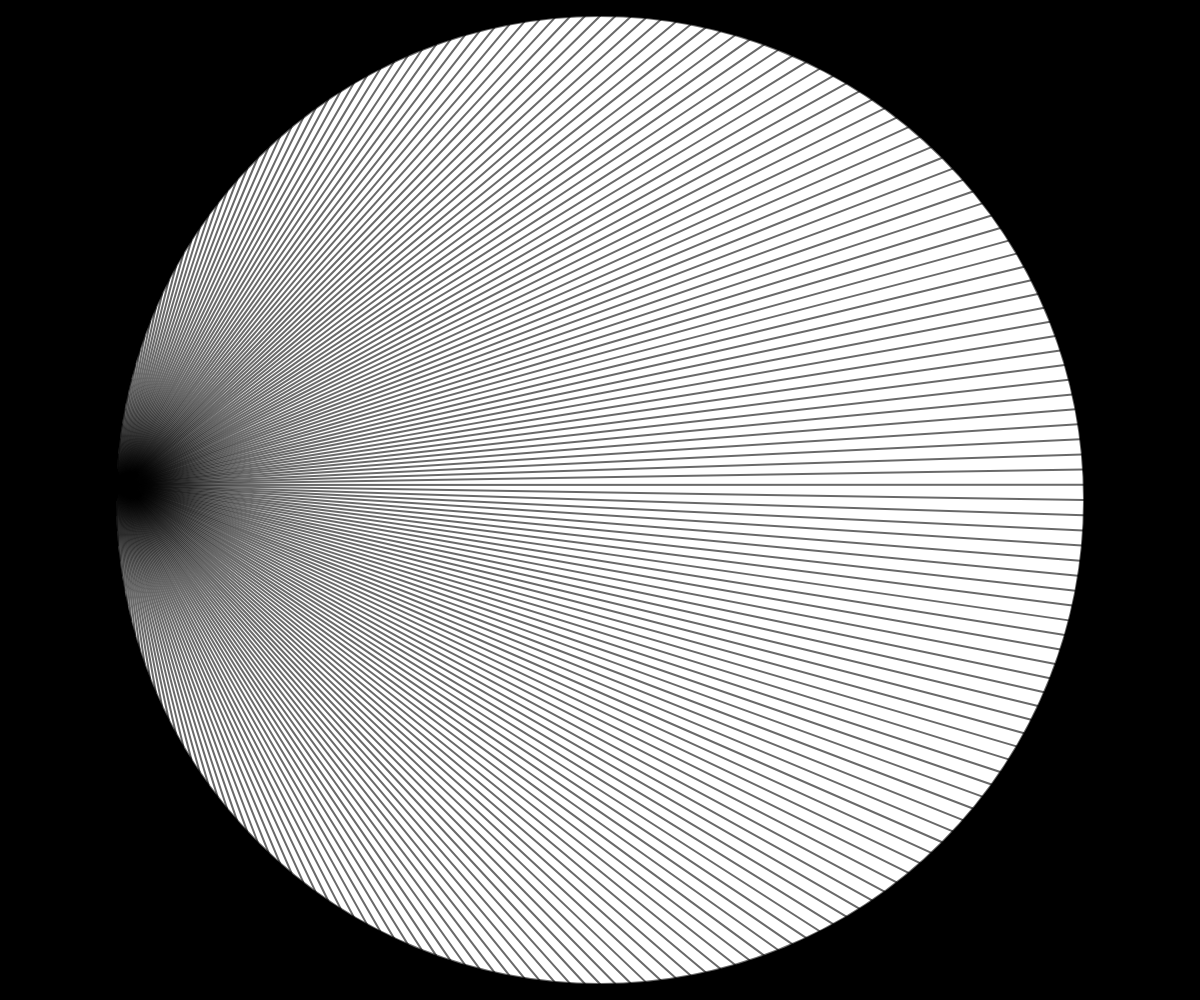
Frame 1 (no input)
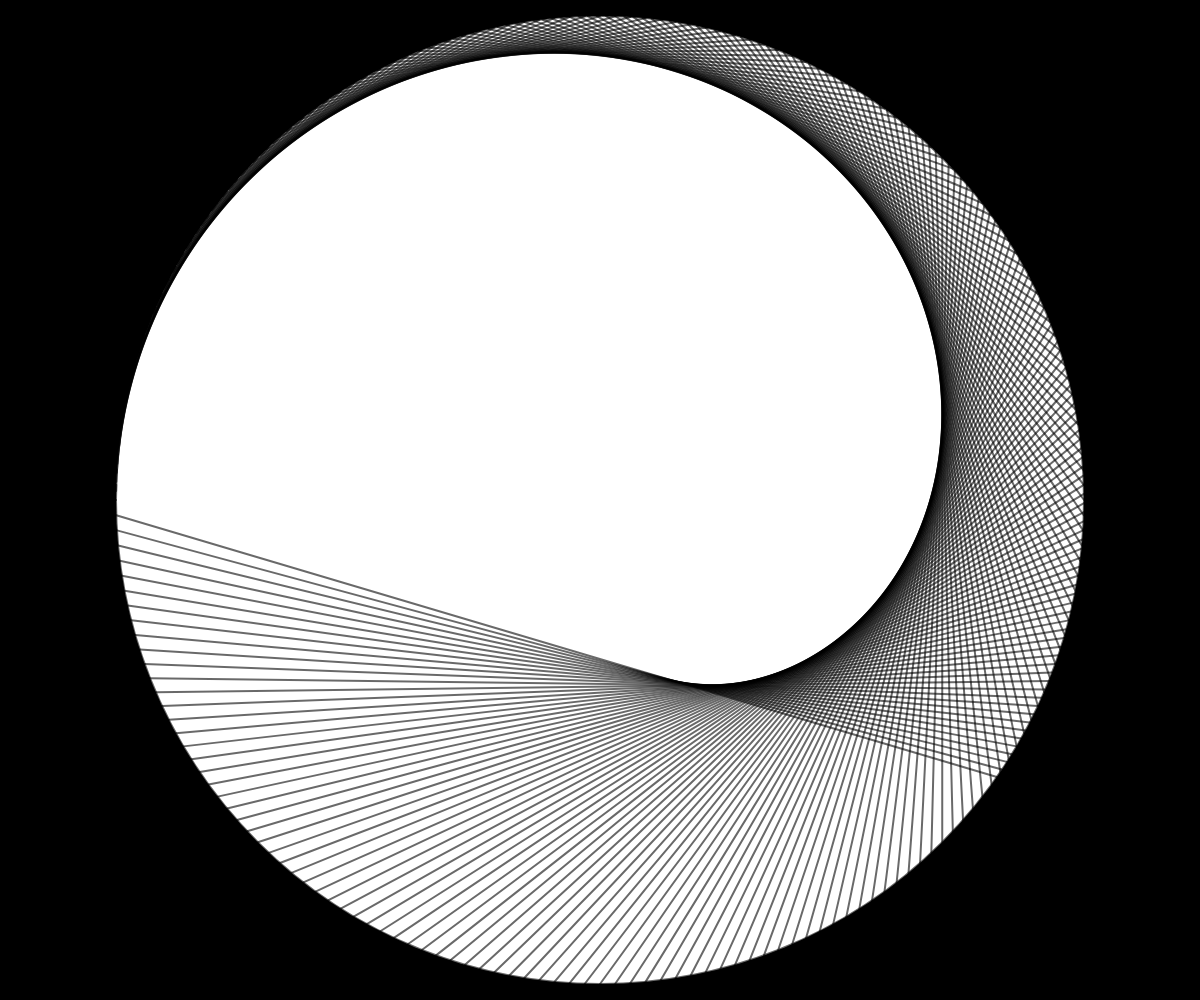
Frame 60 (no input)
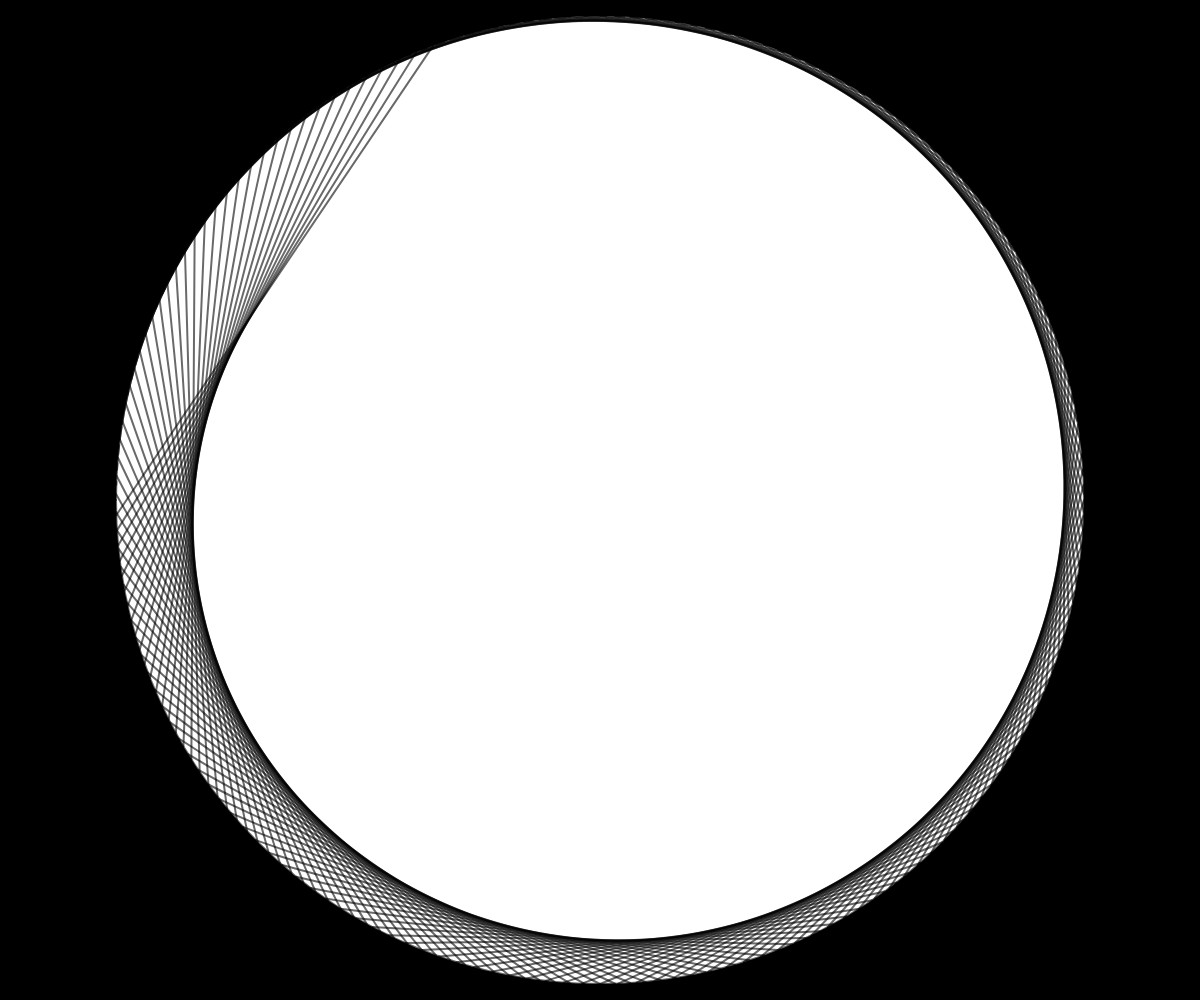
Frame 120 (the mouse pressed at the canvas centre since frame 60)

The p5.js sketch that drew these frames (run headless with seeded random() and noise() and a simulated clock; from frame 60 on, the mouse is pressed at the canvas centre):

// p5.js sketch
// ── sketch.js
let r;
let factor = 0;

function setup() {
  createCanvas(windowWidth, windowHeight);
  r = height/2 - 16;
}

function getVector(index, total) {
  const angle = map(index % total, 0, total, 0, TWO_PI);
  const v = p5.Vector.fromAngle(angle + PI);
  v.mult(r);
  return v;
}

function draw() {
  background(0);
  const total = 200; //int(map(mouseX, 0, width, 0, 200));
  factor += 0.01;

  translate(width/2, height/2);
  stroke(0, 150);
  strokeWeight(2);
  //noFill();
  ellipse(0, 0, r*2);

  strokeWeight(2);
  for (let i = 0; i < total; i++) {
    const a = getVector(i, total);
    const b = getVector(i * factor, total);
    line(a.x, a.y, b.x, b.y);
  }
}
